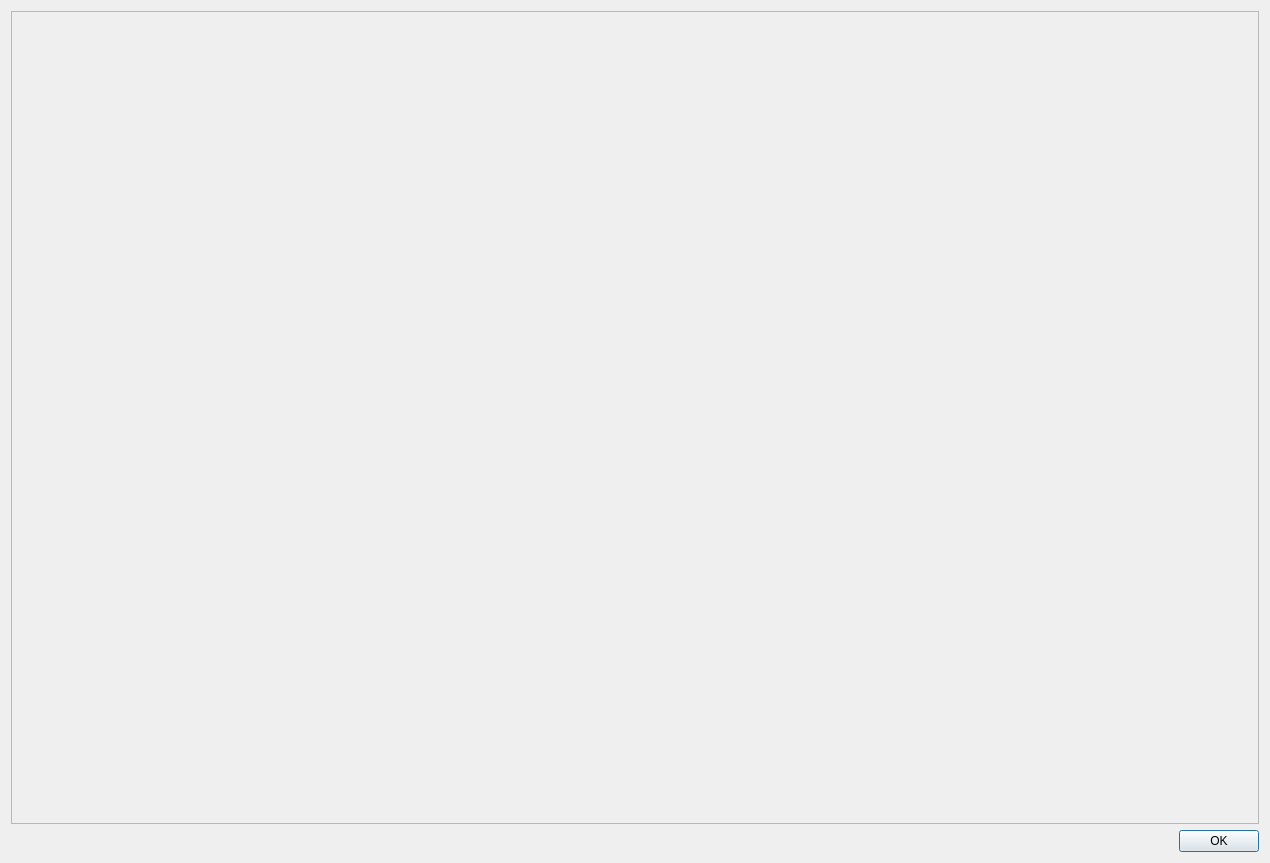
<?xml version="1.0" encoding="UTF-8"?>
<ui version="4.0">
 <class>Dialog_youtube</class>
 <widget class="QDialog" name="Dialog_youtube">
  <property name="windowModality">
   <enum>Qt::NonModal</enum>
  </property>
  <property name="geometry">
   <rect>
    <x>0</x>
    <y>0</y>
    <width>1270</width>
    <height>863</height>
   </rect>
  </property>
  <property name="sizePolicy">
   <sizepolicy hsizetype="Preferred" vsizetype="Preferred">
    <horstretch>0</horstretch>
    <verstretch>0</verstretch>
   </sizepolicy>
  </property>
  <property name="windowTitle">
   <string>教學影片</string>
  </property>
  <property name="modal">
   <bool>false</bool>
  </property>
  <layout class="QVBoxLayout" name="verticalLayout">
   <item>
    <layout class="QVBoxLayout" name="verticalLayout_youtube">
     <item>
      <widget class="QFrame" name="frame_youtube">
       <property name="frameShape">
        <enum>QFrame::StyledPanel</enum>
       </property>
       <property name="frameShadow">
        <enum>QFrame::Raised</enum>
       </property>
      </widget>
     </item>
    </layout>
   </item>
   <item>
    <widget class="QDialogButtonBox" name="buttonBox">
     <property name="standardButtons">
      <set>QDialogButtonBox::Ok</set>
     </property>
    </widget>
   </item>
  </layout>
 </widget>
 <resources/>
 <connections/>
</ui>
